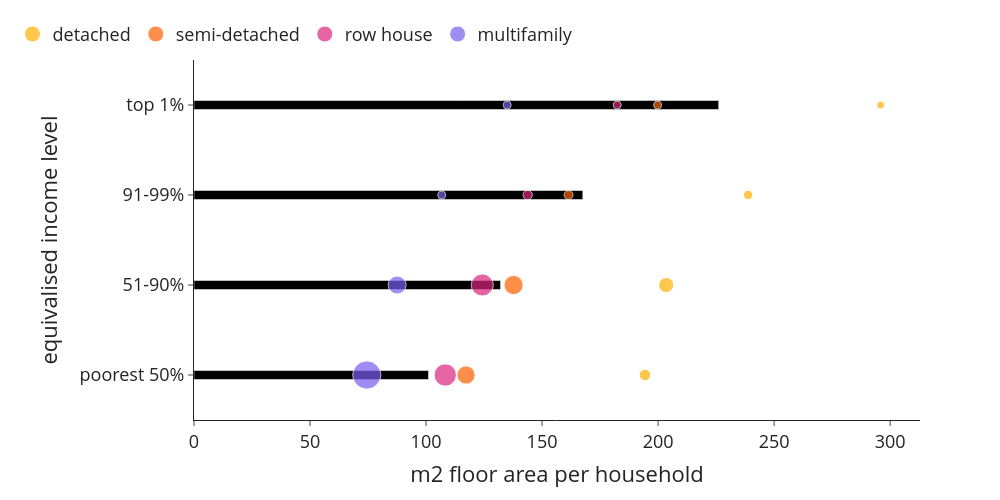

The code cell stored with this chart in its notebook:
### Code cell
bubblechart((use['size'+year+'_w1']*use['n_hhd']), use['n_hhd'], use['n_hhd'], 0, 1, 'm2 floor area per household', class_name_long, 'm2_per_hhd_class_type')

### Figure 1 — Plotly figure (JSON) as saved in the notebook; plotly's stock layout.template omitted (floating-point values rounded to 4 significant figures)
{"data": [{"alignmentgroup": "True", "hovertemplate": "m2 floor area per household=%{x}<br>equivalised income level=%{y}<extra></extra>", "legendgroup": "", "marker": {"color": "#000000", "pattern": {"shape": ""}}, "name": "", "offsetgroup": "", "orientation": "h", "showlegend": false, "textposition": "auto", "type": "bar", "x": [101.1, 132.1, 167.6, 226.1], "xaxis": "x", "y": ["poorest 50%", "51-90%", "91-99%", "top 1%"], "yaxis": "y"}, {"legendrank": 0, "marker": {"color": "#ffb000", "size": [274760, 474925, 185805, 32545], "sizemin": 4, "sizemode": "area", "sizeref": 4175.0}, "mode": "markers", "name": "detached", "showlegend": true, "type": "scatter", "x": [194.4, 203.5, 238.8, 295.9], "y": ["poorest 50%", "51-90%", "91-99%", "top 1%"]}, {"legendrank": 1, "marker": {"color": "#fe6100", "size": [697320, 773700, 164995, 13715], "sizemin": 4, "sizemode": "area", "sizeref": 4175.0}, "mode": "markers", "name": "semi-detached", "showlegend": true, "type": "scatter", "x": [117.2, 137.7, 161.4, 199.8], "y": ["poorest 50%", "51-90%", "91-99%", "top 1%"]}, {"legendrank": 2, "marker": {"color": "#dc267f", "size": [1041405, 1020550, 182370, 11715], "sizemin": 4, "sizemode": "area", "sizeref": 4175.0}, "mode": "markers", "name": "row house", "showlegend": true, "type": "scatter", "x": [108.3, 124.2, 143.8, 182.4], "y": ["poorest 50%", "51-90%", "91-99%", "top 1%"]}, {"legendrank": 3, "marker": {"color": "#785ef0", "size": [1669805, 677405, 129840, 15350], "sizemin": 4, "sizemode": "area", "sizeref": 4175.0}, "mode": "markers", "name": "multifamily", "showlegend": true, "type": "scatter", "x": [74.47, 87.54, 106.8, 135.0], "y": ["poorest 50%", "51-90%", "91-99%", "top 1%"]}], "layout": {"bargap": 0.9, "barmode": "relative", "font": {"size": 18}, "height": 500, "legend": {"orientation": "h", "tracegroupgap": 0, "x": -0.25, "xanchor": "left", "y": 1.02, "yanchor": "bottom"}, "margin": {"t": 60}, "width": 1000, "xaxis": {"anchor": "y", "domain": [0, 1], "title": {"text": "m2 floor area per household"}}, "yaxis": {"anchor": "x", "domain": [0, 1], "title": {"text": "equivalised income level"}}}}
